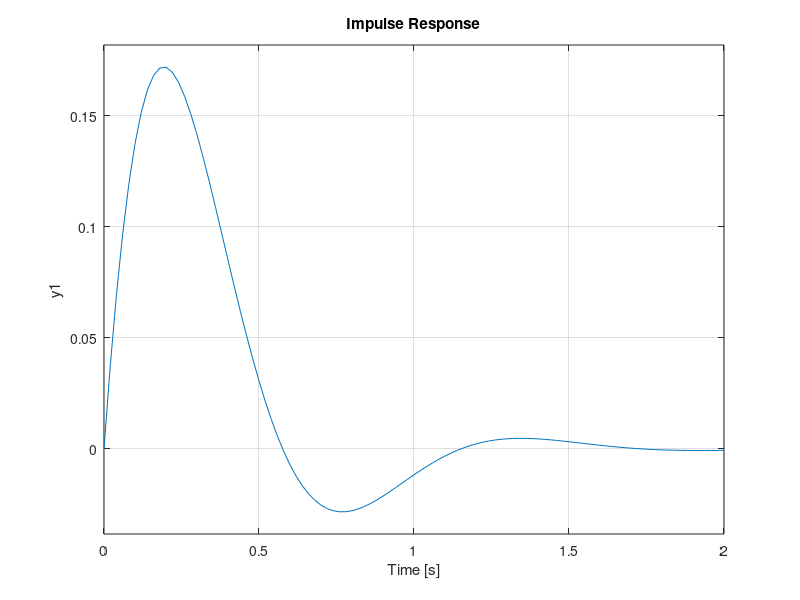
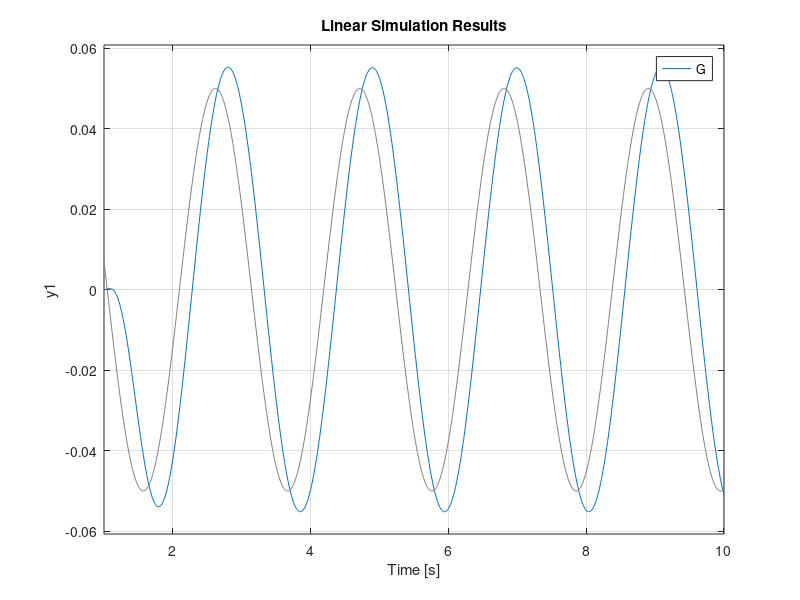

MATLAB code for these plots, in order:
clc;
clear all;
% close all;

%%task 2
t = 1:0.01:10;
excitation_sin = 0.05*sin(3*t);

m_p = 0.16; %kg
c_p = 0.4; %Ns/m
k_p = 6.32; %N/m
w_n = sqrt(k_p/m_p);
zeta= c_p/(2*sqrt(k_p*m_p));
% c_p1 = 0;
% d_d = 2*zeta*w_n*m_p;
% d_p = (w_n)^2*m_p - k_p;
coeff= 0;
% d_d_mat=[0.01 0.1 1 10 100  ];
% d_p_mat=[0.01 0.1 1 10 100  ];
% for l1=1:length(d_d_mat)
%     d_d=d_d_mat(l1);
%  for l2=1:length(d_p_mat)
%     d_p=d_p_mat(l2);
% for d_d=0:0.2:1
%     for d_p=0:0.2:1
% coeff=coeff +1;    
% H = tf([0,2*zeta*w_n,w_n^2],[1,2*zeta*w_n,w_n^2]);
d_d = 1;
% d_d= 2*m_p*w_n; %crtically damped
d_p = 0;
G = tf([0,0,k_p],[m_p,d_d,k_p+d_p]);
% bode(G)
figure(1)
impulse(G*0.05) % impulse excitation
hold on;
figure(2)
lsim(G,excitation_sin,t) % sine excitation
hold on;

% impulse(H*0.05,1) % impulse excitation
w_calc= sqrt((k_p+d_p)/m_p);
zeta_calc = d_d / (2*m_p*w_n);
% utsav(1,coeff)=d_d;
% utsav(2,coeff)=d_p;
%  end
% end
